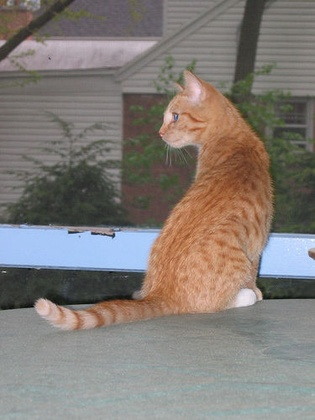
%> input picture cat.jpg, 315 x 420 px, shrunk from 375 x 500 before the run
$ octave runThis.m   (GNU Octave 9; MATLAB toolbox functions it lacks are replaced by stand-ins)
%> lines starting %> are read from the running program, lines starting %| are printed output that depends on the picture
% Add path
addpath(genpath('GCmex1.5'));
im = im2double( imread('cat.jpg') );

org_im = im;
imr= im(:,:,1);
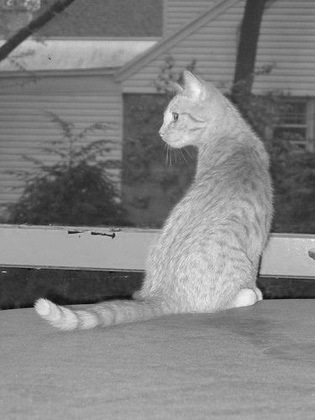
%> imr: size 420x315 double; min 0, max 0.965, mean 0.509
imb=im(:,:,2);
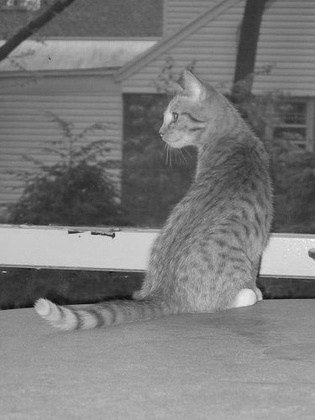
%> imb: size 420x315 double; min 0.00784, max 0.984, mean 0.483
img=im(:,:,3);
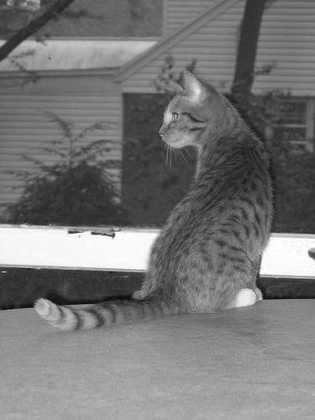
%> img: size 420x315 double; min 0.00392, max 1, mean 0.462
H = size(im, 1); W = size(im, 2); K = 3;
%> after `H = size(im, 1)`: H = 420
%> after `W = size(im, 2)`: W = 315

% Load the mask
%> (the run ends here)
